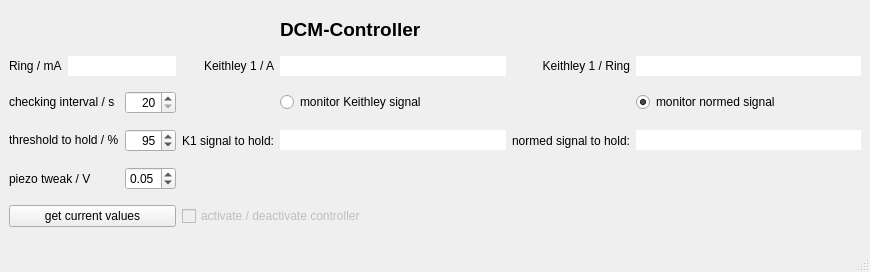
<?xml version="1.0" encoding="UTF-8"?>
<ui version="4.0">
 <class>MainWindow</class>
 <widget class="QMainWindow" name="MainWindow">
  <property name="enabled">
   <bool>true</bool>
  </property>
  <property name="geometry">
   <rect>
    <x>0</x>
    <y>0</y>
    <width>870</width>
    <height>272</height>
   </rect>
  </property>
  <property name="windowTitle">
   <string>MainWindow</string>
  </property>
  <widget class="QWidget" name="centralwidget">
   <layout class="QGridLayout" name="gridLayout">
    <item row="0" column="4">
     <widget class="QLabel" name="label">
      <property name="sizePolicy">
       <sizepolicy hsizetype="Preferred" vsizetype="Fixed">
        <horstretch>0</horstretch>
        <verstretch>0</verstretch>
       </sizepolicy>
      </property>
      <property name="font">
       <font>
        <pointsize>14</pointsize>
        <weight>75</weight>
        <bold>true</bold>
       </font>
      </property>
      <property name="text">
       <string>DCM-Controller</string>
      </property>
     </widget>
    </item>
    <item row="1" column="4">
     <widget class="QLineEdit" name="kSignal">
      <property name="sizePolicy">
       <sizepolicy hsizetype="Expanding" vsizetype="Fixed">
        <horstretch>0</horstretch>
        <verstretch>0</verstretch>
       </sizepolicy>
      </property>
      <property name="frame">
       <bool>false</bool>
      </property>
      <property name="readOnly">
       <bool>true</bool>
      </property>
     </widget>
    </item>
    <item row="5" column="0" colspan="3">
     <widget class="QPushButton" name="getValues">
      <property name="sizePolicy">
       <sizepolicy hsizetype="Preferred" vsizetype="Fixed">
        <horstretch>0</horstretch>
        <verstretch>0</verstretch>
       </sizepolicy>
      </property>
      <property name="text">
       <string>get current values</string>
      </property>
     </widget>
    </item>
    <item row="3" column="6">
     <widget class="QLineEdit" name="normSignal_hold">
      <property name="text">
       <string/>
      </property>
      <property name="frame">
       <bool>false</bool>
      </property>
      <property name="readOnly">
       <bool>false</bool>
      </property>
     </widget>
    </item>
    <item row="3" column="5">
     <widget class="QLabel" name="label_17">
      <property name="text">
       <string>normed signal to hold:</string>
      </property>
      <property name="alignment">
       <set>Qt::AlignRight|Qt::AlignTrailing|Qt::AlignVCenter</set>
      </property>
     </widget>
    </item>
    <item row="2" column="2">
     <widget class="QSpinBox" name="t_pruef">
      <property name="enabled">
       <bool>true</bool>
      </property>
      <property name="sizePolicy">
       <sizepolicy hsizetype="Preferred" vsizetype="Preferred">
        <horstretch>0</horstretch>
        <verstretch>0</verstretch>
       </sizepolicy>
      </property>
      <property name="autoFillBackground">
       <bool>false</bool>
      </property>
      <property name="alignment">
       <set>Qt::AlignRight|Qt::AlignTrailing|Qt::AlignVCenter</set>
      </property>
      <property name="minimum">
       <number>20</number>
      </property>
      <property name="value">
       <number>20</number>
      </property>
     </widget>
    </item>
    <item row="1" column="5">
     <widget class="QLabel" name="label_59">
      <property name="sizePolicy">
       <sizepolicy hsizetype="Preferred" vsizetype="Preferred">
        <horstretch>0</horstretch>
        <verstretch>0</verstretch>
       </sizepolicy>
      </property>
      <property name="text">
       <string>Keithley 1 / Ring</string>
      </property>
      <property name="alignment">
       <set>Qt::AlignRight|Qt::AlignTrailing|Qt::AlignVCenter</set>
      </property>
     </widget>
    </item>
    <item row="3" column="4">
     <widget class="QLineEdit" name="kSignal_hold">
      <property name="sizePolicy">
       <sizepolicy hsizetype="Expanding" vsizetype="Fixed">
        <horstretch>0</horstretch>
        <verstretch>0</verstretch>
       </sizepolicy>
      </property>
      <property name="text">
       <string/>
      </property>
      <property name="frame">
       <bool>false</bool>
      </property>
      <property name="readOnly">
       <bool>false</bool>
      </property>
     </widget>
    </item>
    <item row="3" column="2">
     <widget class="QSpinBox" name="threshold">
      <property name="enabled">
       <bool>true</bool>
      </property>
      <property name="sizePolicy">
       <sizepolicy hsizetype="Preferred" vsizetype="Preferred">
        <horstretch>0</horstretch>
        <verstretch>0</verstretch>
       </sizepolicy>
      </property>
      <property name="autoFillBackground">
       <bool>false</bool>
      </property>
      <property name="alignment">
       <set>Qt::AlignRight|Qt::AlignTrailing|Qt::AlignVCenter</set>
      </property>
      <property name="minimum">
       <number>1</number>
      </property>
      <property name="maximum">
       <number>100</number>
      </property>
      <property name="value">
       <number>95</number>
      </property>
     </widget>
    </item>
    <item row="3" column="3">
     <widget class="QLabel" name="label_16">
      <property name="text">
       <string>K1 signal to hold:</string>
      </property>
      <property name="alignment">
       <set>Qt::AlignRight|Qt::AlignTrailing|Qt::AlignVCenter</set>
      </property>
     </widget>
    </item>
    <item row="3" column="0" colspan="2">
     <widget class="QLabel" name="label_12">
      <property name="sizePolicy">
       <sizepolicy hsizetype="Preferred" vsizetype="Fixed">
        <horstretch>0</horstretch>
        <verstretch>0</verstretch>
       </sizepolicy>
      </property>
      <property name="text">
       <string>threshold to hold / %</string>
      </property>
     </widget>
    </item>
    <item row="2" column="6">
     <widget class="QRadioButton" name="monitor_normSignal">
      <property name="sizePolicy">
       <sizepolicy hsizetype="Fixed" vsizetype="Fixed">
        <horstretch>0</horstretch>
        <verstretch>0</verstretch>
       </sizepolicy>
      </property>
      <property name="text">
       <string>monitor normed signal</string>
      </property>
      <property name="checked">
       <bool>true</bool>
      </property>
     </widget>
    </item>
    <item row="1" column="0">
     <widget class="QLabel" name="label_57">
      <property name="sizePolicy">
       <sizepolicy hsizetype="Preferred" vsizetype="Preferred">
        <horstretch>0</horstretch>
        <verstretch>0</verstretch>
       </sizepolicy>
      </property>
      <property name="text">
       <string>Ring / mA</string>
      </property>
     </widget>
    </item>
    <item row="1" column="3">
     <widget class="QLabel" name="label_15">
      <property name="text">
       <string>Keithley 1 / A</string>
      </property>
      <property name="alignment">
       <set>Qt::AlignRight|Qt::AlignTrailing|Qt::AlignVCenter</set>
      </property>
     </widget>
    </item>
    <item row="2" column="0" colspan="2">
     <widget class="QLabel" name="label_11">
      <property name="sizePolicy">
       <sizepolicy hsizetype="Preferred" vsizetype="Fixed">
        <horstretch>0</horstretch>
        <verstretch>0</verstretch>
       </sizepolicy>
      </property>
      <property name="text">
       <string>checking interval / s</string>
      </property>
     </widget>
    </item>
    <item row="5" column="3" colspan="2">
     <widget class="QCheckBox" name="control_activate">
      <property name="enabled">
       <bool>false</bool>
      </property>
      <property name="text">
       <string>activate / deactivate controller</string>
      </property>
      <property name="tristate">
       <bool>false</bool>
      </property>
     </widget>
    </item>
    <item row="2" column="4">
     <widget class="QRadioButton" name="monitor_kSignal">
      <property name="sizePolicy">
       <sizepolicy hsizetype="Fixed" vsizetype="Fixed">
        <horstretch>0</horstretch>
        <verstretch>0</verstretch>
       </sizepolicy>
      </property>
      <property name="text">
       <string>monitor Keithley signal</string>
      </property>
     </widget>
    </item>
    <item row="1" column="6">
     <widget class="QLineEdit" name="normSignal">
      <property name="sizePolicy">
       <sizepolicy hsizetype="Preferred" vsizetype="Fixed">
        <horstretch>0</horstretch>
        <verstretch>0</verstretch>
       </sizepolicy>
      </property>
      <property name="frame">
       <bool>false</bool>
      </property>
      <property name="readOnly">
       <bool>true</bool>
      </property>
     </widget>
    </item>
    <item row="1" column="1" colspan="2">
     <widget class="QLineEdit" name="ringcurrent">
      <property name="sizePolicy">
       <sizepolicy hsizetype="Preferred" vsizetype="Fixed">
        <horstretch>0</horstretch>
        <verstretch>0</verstretch>
       </sizepolicy>
      </property>
      <property name="frame">
       <bool>false</bool>
      </property>
      <property name="readOnly">
       <bool>true</bool>
      </property>
     </widget>
    </item>
    <item row="4" column="2">
     <widget class="QDoubleSpinBox" name="piezo_tweak">
      <property name="decimals">
       <number>2</number>
      </property>
      <property name="minimum">
       <double>0.030000000000000</double>
      </property>
      <property name="maximum">
       <double>1.000000000000000</double>
      </property>
      <property name="value">
       <double>0.050000000000000</double>
      </property>
     </widget>
    </item>
    <item row="4" column="0" colspan="2">
     <widget class="QLabel" name="label_2">
      <property name="text">
       <string>piezo tweak / V</string>
      </property>
     </widget>
    </item>
   </layout>
  </widget>
  <widget class="QMenuBar" name="menubar">
   <property name="geometry">
    <rect>
     <x>0</x>
     <y>0</y>
     <width>870</width>
     <height>30</height>
    </rect>
   </property>
  </widget>
  <widget class="QStatusBar" name="statusbar"/>
 </widget>
 <resources/>
 <connections/>
</ui>
